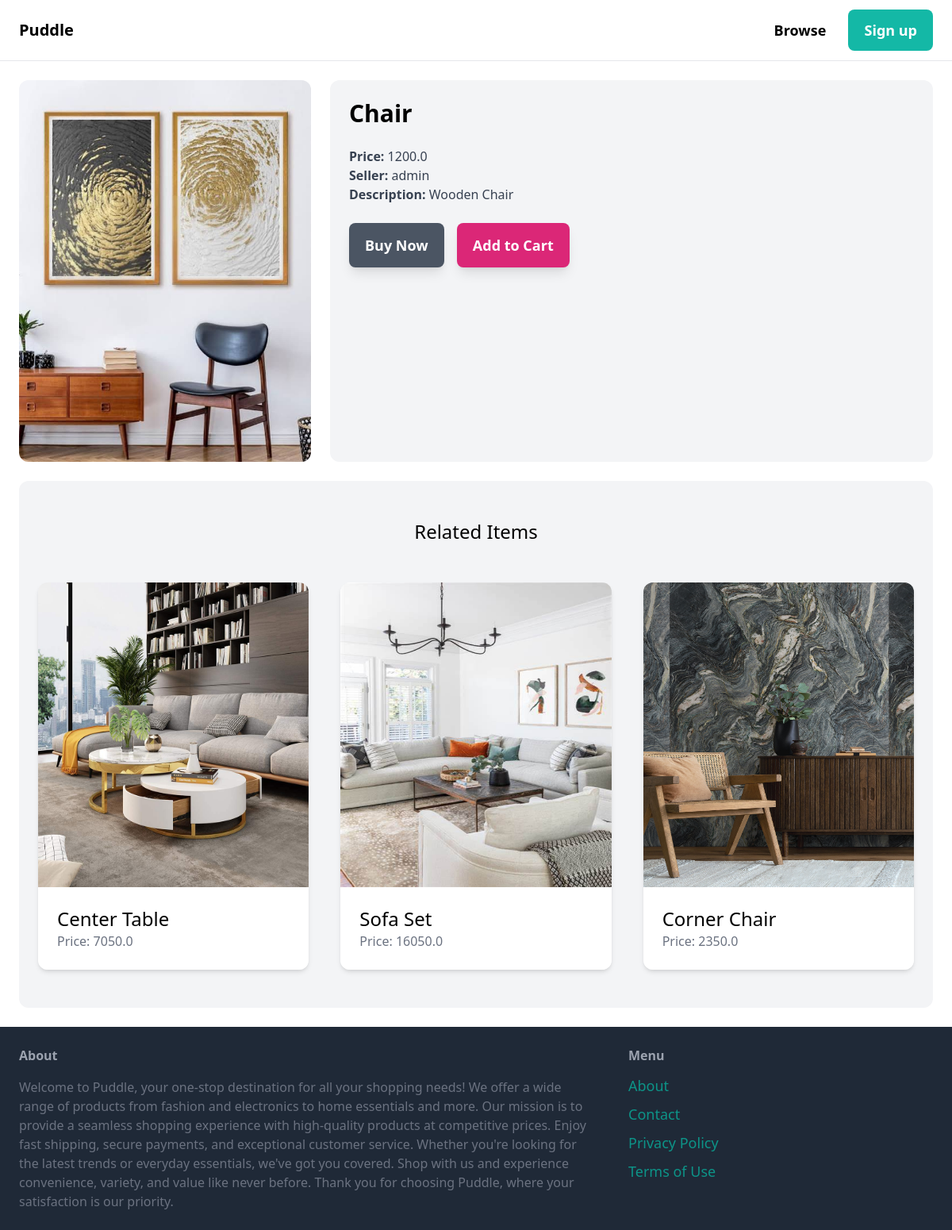
Page /items/1/ on the committed database.
### item/models.py (models this page shows, shortened)
class Item(models.Model):
    category = models.ForeignKey(Category, related_name='items', on_delete=models.CASCADE)
    name = models.CharField(max_length=255)
    description = models.TextField(blank=True, null=True)
    price = models.FloatField()
    image = models.ImageField(upload_to='item_images', blank=True, null=True)
    is_sold=models.BooleanField(default=False)
    created_by=models.ForeignKey(User, related_name='items', on_delete=models.CASCADE)
    created_at= models.DateTimeField(auto_now_add=True)

### item/views.py (the view)
# urls.py: path('<int:pk>/', views.detail, name='detail'),
def detail(request, pk):
    item = get_object_or_404(Item, pk=pk)
    related_items = Item.objects.filter(category=item.category, is_sold=False).exclude(pk=pk)[0:3]
    return render(request , 'item/detail.html', {
        'item': item,
        'related_items': related_items
    })

### item/templates/item/detail.html (shortened to what this page needs)
{% extends 'core/base.html' %}
{% block content %}
<div class="grid grid-cols-3 gap-6 h-4/5">
    <div class="col-span-1">
        <img src = "{{item.image.url}}" class="rounded-xl w-full">
    </div>
    <div class="col-span-2 p-6 bg-gray-100 rounded-xl">
        <h1 class="mb-6 text-3xl"><strong>{{item.name}}</strong></h1>
        <p class="text-gray-700"><strong>Price: </strong> {{item.price}}</p>
        <p class="text-gray-700"><strong>Seller: </strong> {{item.created_by.username}}</p>
        {%if item.description %}
            <p class="text-gray-700"><strong>Description: </strong>{{item.description}}</p>
        {% endif %}
        {% if request.user == item.created_by %}
            <a href="{% url 'item:edit' item.id %}" class="mt-6 inline-block px-5 py-3.5 text-lg shadow-lg font-semibold bg-teal-600 text-white rounded-lg hover:bg-teal-800">Edit</a>
            <a href="{% url 'item:delete' item.id %}" class="mt-6 ml-3 inline-block px-5 py-3.5 text-lg shadow-lg font-semibold bg-red-600 text-white rounded-lg hover:bg-red-800">Delete</a>
        {% else %}
            <a href="#" class="mt-6 inline-block px-5 py-3.5 text-lg shadow-lg font-semibold bg-gray-600 text-white rounded-lg hover:bg-gray-800">Buy Now</a>
            <a href="#" class="mt-6 ml-3 inline-block px-5 py-3.5 text-lg shadow-lg font-semibold bg-pink-600 text-white rounded-lg hover:bg-pink-800">Add to Cart</a>
        {% endif %}
    </div>
</div>
<div class="mt-6 px-6 py-12 bg-gray-100 rounded-xl">
    <h2 class="mb-12 text-2xl text-center">Related Items</h2>
    <div class="grid grid-cols-3 gap-10">
        {% for item in related_items %}
            <div class="shadow-md hover:scale-110 rounded-xl">
                <a href="{% url 'item:detail' item.id %}">
                    <div>
                        <img src="{{ item.image.url }}" class="rounded-t-xl h-96 w-full">
                    </div>
                    <div class="p-6 bg-white rounded-b-xl">
                        <h2 class="text-2xl">{{item.name}}</h2>
                        <p class="text-gray-500">Price: {{item.price}}</p>
                    </div>
                </a>
            </div>
        {% endfor %}
    </div>
</div>
{% endblock %}

### rows in the picture
Item: image (picture), name "Chair", price "1200.0", created_by.username "admin", description "Wooden Chair"
Item: image (picture), name "Center Table", price "7050.0"
Item: image (picture), name "Sofa Set", price "16050.0"
Item: image (picture), name "Corner Chair", price "2350.0"
